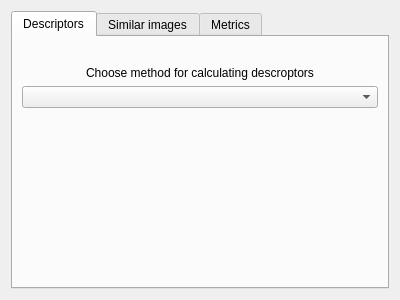
<?xml version="1.0" encoding="UTF-8"?>
<ui version="4.0">
 <class>Dialog</class>
 <widget class="QDialog" name="Dialog">
  <property name="geometry">
   <rect>
    <x>0</x>
    <y>0</y>
    <width>400</width>
    <height>300</height>
   </rect>
  </property>
  <property name="windowTitle">
   <string>Dialog</string>
  </property>
  <layout class="QGridLayout" name="gridLayout">
   <item row="1" column="0">
    <widget class="QTabWidget" name="settings_tab_widget">
     <property name="currentIndex">
      <number>0</number>
     </property>
     <widget class="QWidget" name="descriptor_settings_tab">
      <attribute name="title">
       <string>Descriptors</string>
      </attribute>
      <layout class="QGridLayout" name="gridLayout_2">
       <item row="2" column="0">
        <widget class="QComboBox" name="choose_descriptors_combo_box"/>
       </item>
       <item row="3" column="0">
        <layout class="QGridLayout" name="extra_descriptor_settings_layout"/>
       </item>
       <item row="0" column="0">
        <spacer name="verticalSpacer">
         <property name="orientation">
          <enum>Qt::Vertical</enum>
         </property>
         <property name="sizeType">
          <enum>QSizePolicy::Minimum</enum>
         </property>
         <property name="sizeHint" stdset="0">
          <size>
           <width>20</width>
           <height>20</height>
          </size>
         </property>
        </spacer>
       </item>
       <item row="1" column="0">
        <widget class="QLabel" name="choose_descriptors_label">
         <property name="text">
          <string>Choose method for calculating descroptors</string>
         </property>
         <property name="alignment">
          <set>Qt::AlignCenter</set>
         </property>
        </widget>
       </item>
       <item row="4" column="0">
        <spacer name="verticalSpacer_2">
         <property name="orientation">
          <enum>Qt::Vertical</enum>
         </property>
         <property name="sizeHint" stdset="0">
          <size>
           <width>20</width>
           <height>40</height>
          </size>
         </property>
        </spacer>
       </item>
      </layout>
     </widget>
     <widget class="QWidget" name="similar_images_settings_tab">
      <attribute name="title">
       <string>Similar images</string>
      </attribute>
      <layout class="QVBoxLayout" name="verticalLayout">
       <item>
        <spacer name="verticalSpacer_4">
         <property name="orientation">
          <enum>Qt::Vertical</enum>
         </property>
         <property name="sizeType">
          <enum>QSizePolicy::Minimum</enum>
         </property>
         <property name="sizeHint" stdset="0">
          <size>
           <width>20</width>
           <height>20</height>
          </size>
         </property>
        </spacer>
       </item>
       <item>
        <widget class="QLabel" name="search_settings_label">
         <property name="text">
          <string>How many similar images to display</string>
         </property>
         <property name="alignment">
          <set>Qt::AlignCenter</set>
         </property>
        </widget>
       </item>
       <item>
        <layout class="QHBoxLayout" name="horizontalLayout">
         <property name="topMargin">
          <number>10</number>
         </property>
         <item>
          <widget class="QSlider" name="similar_images_count_slider">
           <property name="maximum">
            <number>20</number>
           </property>
           <property name="orientation">
            <enum>Qt::Horizontal</enum>
           </property>
           <property name="tickPosition">
            <enum>QSlider::NoTicks</enum>
           </property>
           <property name="tickInterval">
            <number>1</number>
           </property>
          </widget>
         </item>
         <item>
          <widget class="QLabel" name="similar_images_count_label">
           <property name="text">
            <string>0</string>
           </property>
           <property name="margin">
            <number>6</number>
           </property>
          </widget>
         </item>
        </layout>
       </item>
       <item>
        <spacer name="verticalSpacer_3">
         <property name="orientation">
          <enum>Qt::Vertical</enum>
         </property>
         <property name="sizeHint" stdset="0">
          <size>
           <width>20</width>
           <height>40</height>
          </size>
         </property>
        </spacer>
       </item>
      </layout>
     </widget>
     <widget class="QWidget" name="metrics_settings">
      <attribute name="title">
       <string>Metrics</string>
      </attribute>
      <layout class="QVBoxLayout" name="verticalLayout_2">
       <item>
        <spacer name="verticalSpacer_5">
         <property name="orientation">
          <enum>Qt::Vertical</enum>
         </property>
         <property name="sizeType">
          <enum>QSizePolicy::Minimum</enum>
         </property>
         <property name="sizeHint" stdset="0">
          <size>
           <width>20</width>
           <height>20</height>
          </size>
         </property>
        </spacer>
       </item>
       <item>
        <widget class="QLabel" name="choose_descriptors_label_2">
         <property name="text">
          <string>Choose metrics</string>
         </property>
         <property name="alignment">
          <set>Qt::AlignCenter</set>
         </property>
        </widget>
       </item>
       <item>
        <widget class="QComboBox" name="choose_metrics_combo_box"/>
       </item>
       <item>
        <layout class="QGridLayout" name="extra_metrics_settings_layout"/>
       </item>
       <item>
        <spacer name="verticalSpacer_6">
         <property name="orientation">
          <enum>Qt::Vertical</enum>
         </property>
         <property name="sizeHint" stdset="0">
          <size>
           <width>20</width>
           <height>40</height>
          </size>
         </property>
        </spacer>
       </item>
      </layout>
     </widget>
    </widget>
   </item>
  </layout>
 </widget>
 <resources/>
 <connections/>
</ui>
